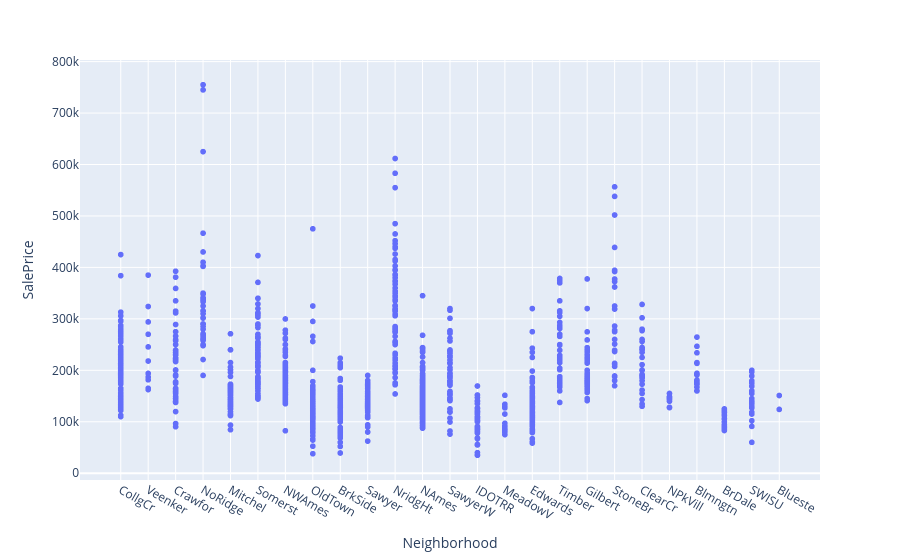

Notebook cell for this chart:
### Code cell
px.scatter(fe_df, x="Neighborhood", y="SalePrice")

### Figure 1 — Plotly figure (JSON) as saved in the notebook; plotly's stock layout.template omitted (floating-point values rounded to 4 significant figures; data arrays with more than 128 entries replaced by an {"elided": "..."} marker saying what was removed)
{"data": [{"hovertemplate": "Neighborhood=%{x}<br>SalePrice=%{y}<extra></extra>", "legendgroup": "", "marker": {"color": "#636efa", "symbol": "circle"}, "mode": "markers", "name": "", "showlegend": false, "type": "scattergl", "x": {"elided": "1460 str values"}, "xaxis": "x", "y": {"elided": "1460 int values"}, "yaxis": "y"}], "layout": {"legend": {"tracegroupgap": 0}, "margin": {"t": 60}, "xaxis": {"anchor": "y", "domain": [0, 1], "title": {"text": "Neighborhood"}}, "yaxis": {"anchor": "x", "domain": [0, 1], "title": {"text": "SalePrice"}}}}
